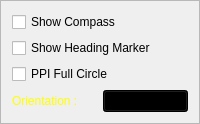
<?xml version="1.0" encoding="UTF-8"?>
<ui version="4.0">
 <class>FrameControl3</class>
 <widget class="QFrame" name="FrameControl3">
  <property name="geometry">
   <rect>
    <x>0</x>
    <y>0</y>
    <width>200</width>
    <height>105</height>
   </rect>
  </property>
  <property name="windowTitle">
   <string>Frame</string>
  </property>
  <property name="frameShape">
   <enum>QFrame::StyledPanel</enum>
  </property>
  <property name="frameShadow">
   <enum>QFrame::Raised</enum>
  </property>
  <layout class="QVBoxLayout" name="verticalLayout">
   <item>
    <widget class="QCheckBox" name="checkBoxShowCompass">
     <property name="text">
      <string>Show Compass</string>
     </property>
    </widget>
   </item>
   <item>
    <widget class="QCheckBox" name="checkBoxShowHM">
     <property name="text">
      <string>Show Heading Marker</string>
     </property>
    </widget>
   </item>
   <item>
    <widget class="QCheckBox" name="checkBoxPPIFullCircle">
     <property name="text">
      <string>PPI Full Circle</string>
     </property>
    </widget>
   </item>
   <item>
    <layout class="QHBoxLayout" name="horizontalLayout">
     <item>
      <widget class="QLabel" name="label">
       <property name="styleSheet">
        <string notr="true">color: rgb(255, 255, 0);</string>
       </property>
       <property name="text">
        <string>Orientation :</string>
       </property>
      </widget>
     </item>
     <item>
      <widget class="QComboBox" name="comboBoxMotion">
       <property name="styleSheet">
        <string notr="true">background-color: black;</string>
       </property>
       <item>
        <property name="text">
         <string>N Up</string>
        </property>
       </item>
       <item>
        <property name="text">
         <string>H up</string>
        </property>
       </item>
      </widget>
     </item>
    </layout>
   </item>
  </layout>
 </widget>
 <resources/>
 <connections/>
</ui>
